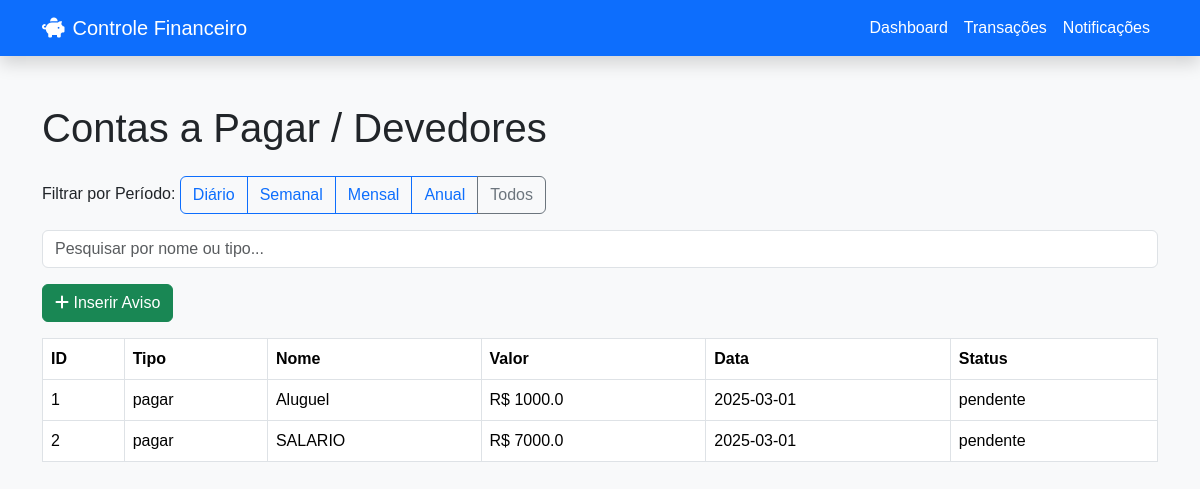
The page /contas (signed in) on the database as committed earlier.
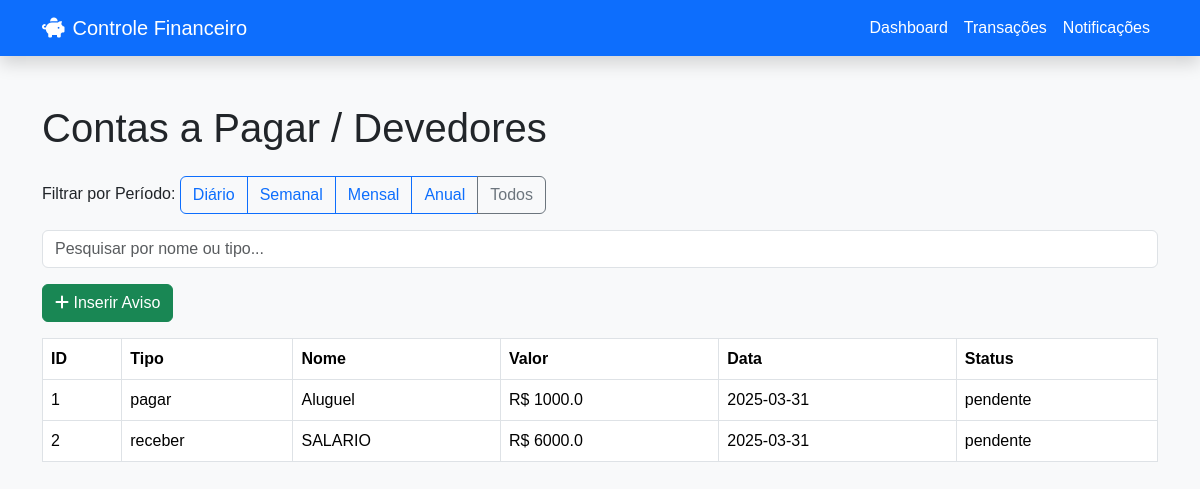
The same page on the database as committed later.
### tables this page shows
CREATE TABLE Avisos (
        id INTEGER PRIMARY KEY AUTOINCREMENT,
        usuario_id INTEGER NOT NULL,
        tipo TEXT NOT NULL, -- 'pagar' ou 'receber'
        nome TEXT NOT NULL,
        valor REAL NOT NULL,
        data DATE NOT NULL,
        status TEXT DEFAULT 'pendente'
    );

### app.py (the view)
@app.route('/contas')
def contas():
    if 'user_id' not in session:
        flash("Você não está autenticado.", "error")
        return redirect(url_for('index'))
    periodo = request.args.get('periodo')
    pesquisa = request.args.get('pesquisa', '').lower()
    conn = conectar_bd()
    if conn is None:
        flash("Erro ao conectar ao banco de dados", "danger")
        return redirect(url_for('dashboard'))
    cursor = conn.cursor()
    if periodo:
        cursor.execute("SELECT * FROM Avisos WHERE data LIKE ? ORDER BY data ASC", (f'%{periodo}%',))
    else:
        cursor.execute("SELECT * FROM Avisos ORDER BY data ASC")
    avisos = cursor.fetchall()
    conn.close()
    if pesquisa:
        avisos = [a for a in avisos if pesquisa in a['nome'].lower() or pesquisa in a['tipo'].lower()]
    return render_template('contas.html', avisos=avisos, periodo=periodo, pesquisa=pesquisa)

### app.py (called while the page is built)
def conectar_bd():
    try:
        conn = sqlite3.connect('financeiro.db')
        conn.row_factory = sqlite3.Row
        return conn
    except sqlite3.Error as e:
        flash(f"Erro ao conectar com o banco de dados: {e}", "danger")
        return None

### templates/contas.html (shortened to what this page needs)
<!DOCTYPE html>
<html lang="pt-br">
<head>
  <link href="https://cdn.jsdelivr.net/npm/bootstrap@5.3.2/dist/css/bootstrap.min.css" rel="stylesheet">
  <link href="https://cdnjs.cloudflare.com/ajax/libs/font-awesome/6.0.0/css/all.min.css" rel="stylesheet">
</head>
<body class="bg-light">
  <nav class="navbar navbar-expand-lg navbar-dark bg-primary shadow">
    <div class="container">
      <a class="navbar-brand d-flex align-items-center" href="/dashboard">
        <i class="fa-solid fa-piggy-bank me-2"></i> Controle Financeiro
      </a>
      <div class="collapse navbar-collapse" id="navbarNav">
        <ul class="navbar-nav ms-auto">
          <li class="nav-item"><a class="nav-link text-white" href="/dashboard">Dashboard</a></li>
          <li class="nav-item"><a class="nav-link text-white" href="/transacoes">Transações</a></li>
          <li class="nav-item"><a class="nav-link text-white" href="/notificacoes">Notificações</a></li>
        </ul>
      </div>
    </div>
  </nav>
  <div class="container py-5">
    <h1 class="mb-4">Contas a Pagar / Devedores</h1>
    <div class="mb-3">
      <label class="form-label">Filtrar por Período:</label>
      <div class="btn-group" role="group">
        <a href="/contas?periodo=diario" class="btn btn-outline-primary">Diário</a>
        <a href="/contas?periodo=semanal" class="btn btn-outline-primary">Semanal</a>
        <a href="/contas?periodo=mensal" class="btn btn-outline-primary">Mensal</a>
        <a href="/contas?periodo=anual" class="btn btn-outline-primary">Anual</a>
        <a href="/contas" class="btn btn-outline-secondary">Todos</a>
      </div>
    </div>
    <div class="mb-3 search-container">
      <input type="text" id="searchInputContas" class="form-control" placeholder="Pesquisar por nome ou tipo...">
    </div>
    <div class="mb-3">
      <a href="/inserir_aviso" class="btn btn-success"><i class="fa-solid fa-plus"></i> Inserir Aviso</a>
    </div>
    {% if avisos %}
    <table class="table table-bordered" id="contasTable">
      <thead>
        <tr>
          <th>ID</th>
          <th>Tipo</th>
          <th>Nome</th>
          <th>Valor</th>
          <th>Data</th>
          <th>Status</th>
        </tr>
      </thead>
      <tbody>
        {% for a in avisos %}
        <tr>
          <td>{{ a.id }}</td>
          <td>{{ a.tipo }}</td>
          <td>{{ a.nome }}</td>
          <td>R$ {{ a.valor }}</td>
          <td>{{ a.data }}</td>
          <td>{{ a.status }}</td>
        </tr>
        {% endfor %}
      </tbody>
    </table>
    {% else %}
    <p class="text-muted">Nenhuma conta ou devedor encontrado.</p>
    {% endif %}
  </div>
</body>
</html>

Rows that differ between the two databases and show on the page:
changed Avisos "pagar": data "2025-03-01" → "2025-03-31"
changed Avisos "SALARIO": tipo "pagar" → "receber"; valor "7000.0" → "6000.0"; data "2025-03-01" → "2025-03-31"
